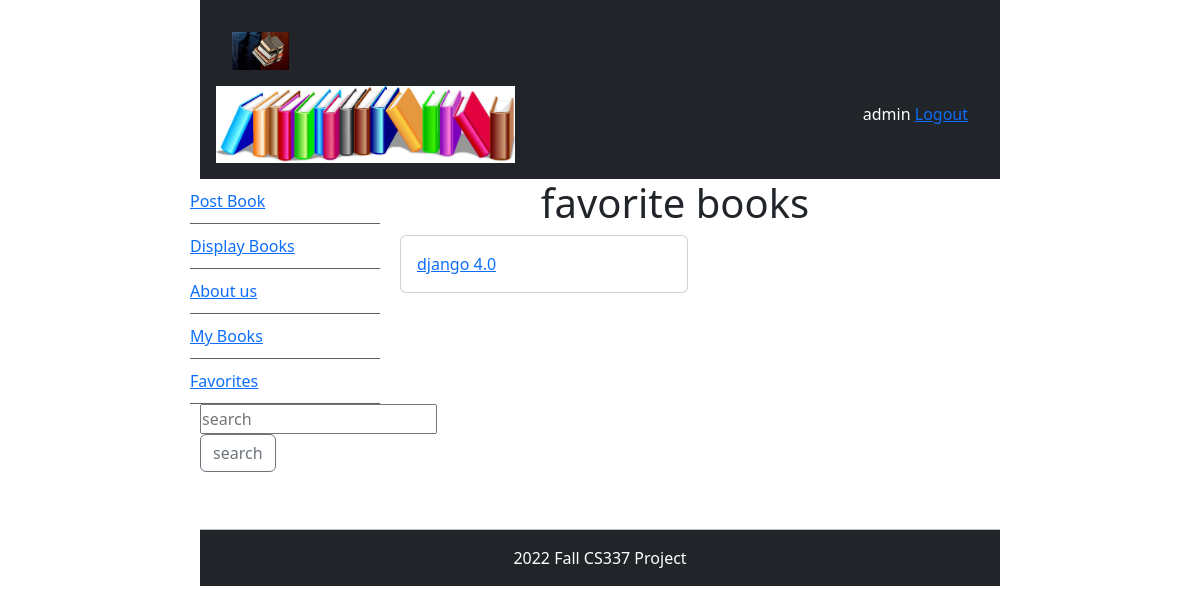
The page /favorites/ (signed in) on the database as committed earlier.
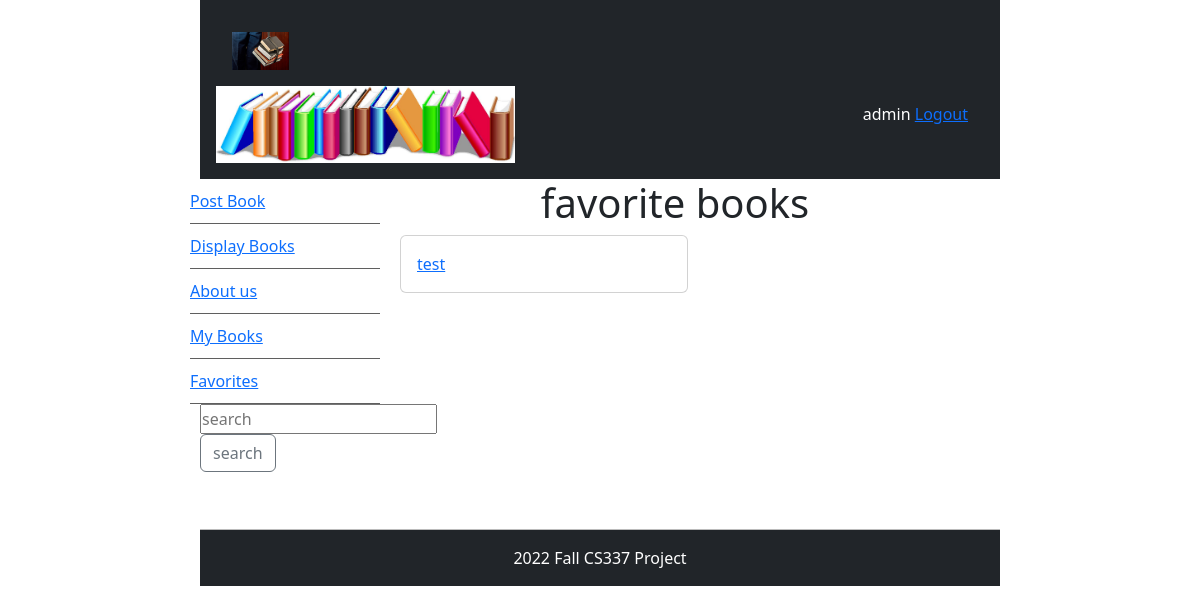
The same page on the database as committed later.
### bookMng/models.py (models this page shows, shortened)
class MainMenu(models.Model):
    item = models.CharField(max_length=200, unique=True)
    link = models.CharField(max_length=500, unique=True)

class Book(models.Model):
    name = models.CharField(max_length=200)
    web = models.URLField(max_length=200)
    price = models.DecimalField(decimal_places=2, max_digits=8)
    publishdate = models.DateField(auto_now=True)
    picture = models.FileField(upload_to='bookEX/static/uploads')
    pic_path = models.CharField(max_length=300, editable=False, blank=True)
    username = models.ForeignKey(User, blank=True, null=True, on_delete=models.CASCADE)
    favorite = models.ManyToManyField(User, related_name='favorite', blank=True)

### bookMng/views.py (the view)
# urls.py: path('favorites/', views.favorites, name='favorites'),
def favorites(request):
    if request.user.is_authenticated:
        books = Book.objects.filter(favorite=request.user)
        return render(request,
                      'bookMng/favorites.html',
                      {
                          'item_list': MainMenu.objects.all(),
                          'books': books,
                      })
    else:
        return render(request,
                      'bookMng/favorites.html',
                      {
                          'item_list': MainMenu.objects.all(),
                      })

### bookEX/templates/bookMng/favorites.html (shortened to what this page needs)
{% extends "base.html" %}
{% block sidenav %}
    {% for item in item_list %}
    <li>
        <a href="{{item.link}}">{{item.item}} </a>
    </li>
    {% endfor %}
{% endblock sidenav %}
{% block content %}
<h1 align="center"> favorite books </h1>
{% if user.is_authenticated %}
 {% for book in books %}
   <div class="card" style="width: 18rem;">
  <div class="card-body">
	 <p class="card-text">
      <a href="http://127.0.0.1:8000/book_detail/{{ book.id }}" class="stretched-link text-primary" style="position: relative;">  {{ book.name }}</a>
    </p>
  </div>
</div>
{% endfor %}
            {% else %}
you are not logged in to see book favorites
            <a href="{% url 'login' %}?next=/">login</a>
            {% endif %}
{% endblock content %}

Rows that differ between the two databases and show on the page:
no longer on this page (row unchanged): Book: name "django 4.0"
added Book: name "test"
